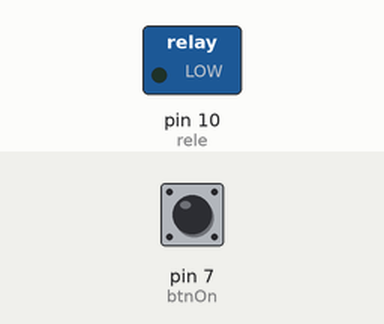
The sketch below on a simulated Arduino Uno, built with avr-gcc and run on an emulated ATmega328P. Shown: switched loads named in the sketch (green lamp = pin HIGH). Inputs (shaded band) come from the test bench; at power-on: pin 7 (btnOn) LOW.

Above: at 1.2 s.
1.3 s: pin 7 (btnOn) pulled HIGH for 0.15 s
At 1.37 s:
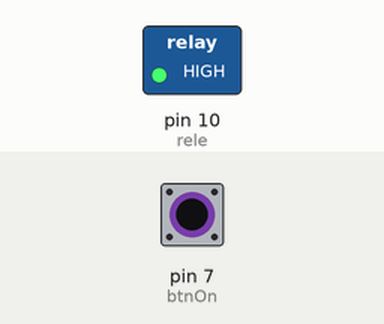
2.9 s: pin 7 (btnOn) pulled HIGH for 3.2 s
At 7.5 s:
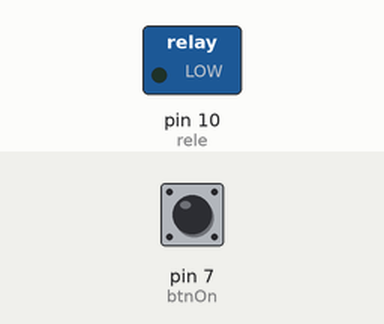
Timing chart, 0 to 9.0 s (numbered marks = the images above; inputs shaded):
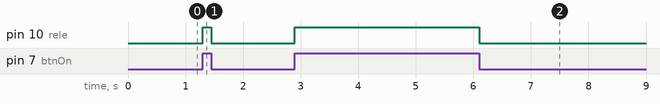

The sketch:

prac1-2_rele_btn1_enciende_bombilla_230v.ino
```cpp
// botón enciende/apaga -> D7
// relé -> D10

int rele = 10;
const int btnOn = 7;
int val;

void setup() {
  pinMode(rele, OUTPUT);
  pinMode(btnOn, INPUT);
}

void loop() {
  val=digitalRead(btnOn);
  if (val==HIGH){
    digitalWrite(rele,HIGH);
  }
  else { digitalWrite(rele,LOW);
  }
}
```

Measured:
- after the input at 1.3 s, pin 10 (rele): LOW → HIGH at once, → LOW 0.15 s later
- after the input at 2.9 s, pin 10 (rele): LOW → HIGH at once, → LOW 3.2 s later
